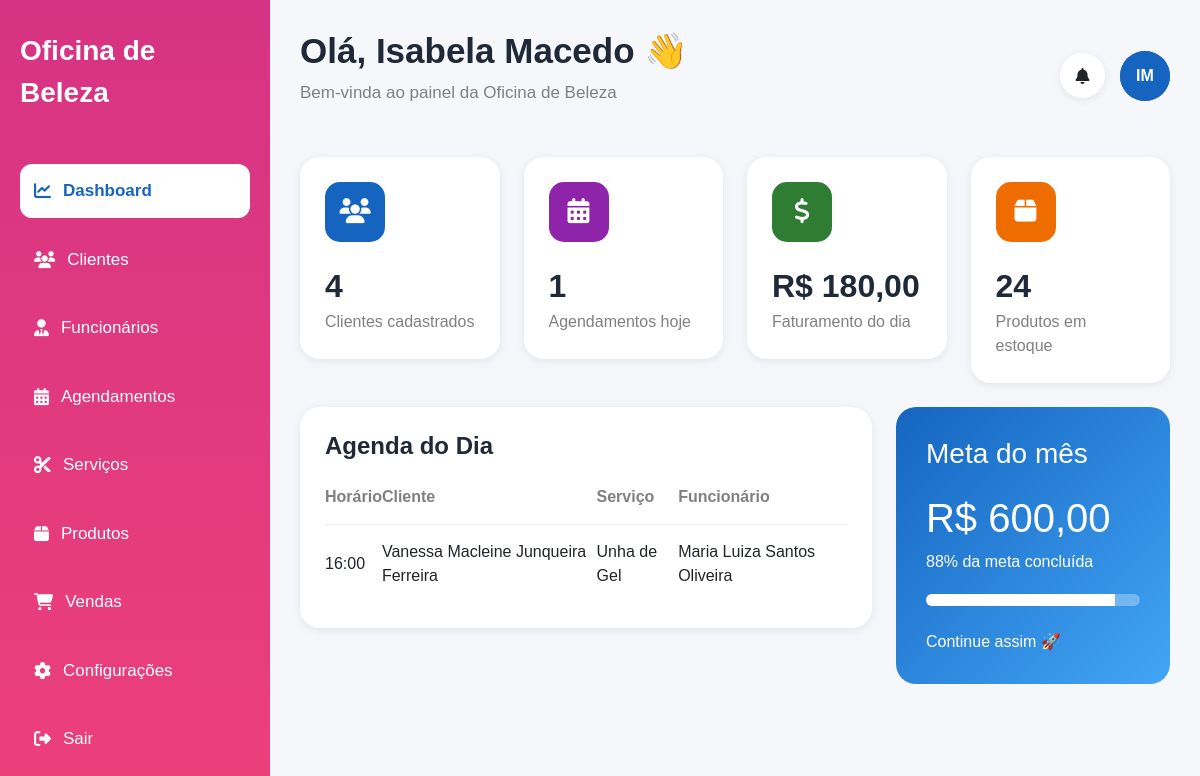
Screenshot of /dashboard.php (signed in) with the database file from the repository.
### tables this page shows
CREATE TABLE IF NOT EXISTS `tb_agendamento` (
  `id` int(11) NOT NULL AUTO_INCREMENT,
  `id_cliente` int(11) NOT NULL,
  `id_funcionario` int(11) NOT NULL,
  `id_servico` int(11) NOT NULL,
  `data` date NOT NULL DEFAULT current_timestamp(),
  `hora` time NOT NULL DEFAULT current_timestamp(),
  `valor` decimal(10,2) NOT NULL,
  `ativo` tinyint(4) NOT NULL DEFAULT 1,
  PRIMARY KEY (`id`),
  KEY `fk_id_cliente` (`id_cliente`),
  KEY `fk_id_funcionario` (`id_funcionario`),
  KEY `fk_id_servico` (`id_servico`),
  CONSTRAINT `fk_id_cliente` FOREIGN KEY (`id_cliente`) REFERENCES `tb_cliente` (`id`) ON DELETE NO ACTION ON UPDATE NO ACTION,
  CONSTRAINT `fk_id_funcionario` FOREIGN KEY (`id_funcionario`) REFERENCES `tb_funcionario` (`id`) ON DELETE NO ACTION ON UPDATE NO ACTION,
  CONSTRAINT `fk_id_servico` FOREIGN KEY (`id_servico`) REFERENCES `tb_servico` (`id`) ON DELETE NO ACTION ON UPDATE NO ACTION
);

CREATE TABLE IF NOT EXISTS `tb_cliente` (
  `id` int(11) NOT NULL AUTO_INCREMENT,
  `nome` varchar(200) NOT NULL,
  `data_nascimento` date NOT NULL,
  `endereco` varchar(150) NOT NULL,
  `email` varchar(200) NOT NULL,
  `telefone` varchar(15) NOT NULL,
  `cidade` varchar(150) NOT NULL,
  `estado` varchar(100) NOT NULL,
  `data_cadastro` datetime NOT NULL DEFAULT current_timestamp(),
  `ativo` tinyint(4) NOT NULL DEFAULT 1,
  PRIMARY KEY (`id`),
  UNIQUE KEY `email` (`email`)
);

CREATE TABLE IF NOT EXISTS `tb_servico` (
  `id` int(11) NOT NULL AUTO_INCREMENT,
  `nome_servico` varchar(200) NOT NULL,
  `descricao` text NOT NULL,
  `preco` decimal(10,2) NOT NULL,
  `duracao` varchar(50) NOT NULL,
  `categoria` enum('Cabelo','Unha','Sobrancelha','Maquiagem') NOT NULL,
  `data_cadastro` datetime NOT NULL DEFAULT current_timestamp(),
  `ativo` tinyint(4) NOT NULL DEFAULT 1,
  PRIMARY KEY (`id`)
);

CREATE TABLE IF NOT EXISTS `tb_funcionario` (
  `id` int(11) NOT NULL AUTO_INCREMENT,
  `nome` varchar(200) NOT NULL,
  `email` varchar(200) NOT NULL,
  `telefone` varchar(15) NOT NULL,
  `senha` varchar(200) NOT NULL,
  `token` varchar(50) NOT NULL,
  `data_cadastro` datetime NOT NULL DEFAULT current_timestamp(),
  `ativo` tinyint(4) NOT NULL DEFAULT 1,
  PRIMARY KEY (`id`),
  UNIQUE KEY `email` (`email`)
);

### consulta-dashboard.php (called while the page is built, shortened)
<?php
require_once 'backend/conexao.php';
$sql = "SELECT COUNT(*) AS total FROM tb_cliente";
$stmt = $conexao->query($sql);
$totalClientes = $stmt->fetch(PDO::FETCH_ASSOC);
$sql = "SELECT COUNT(*) AS total
        FROM tb_agendamento
        WHERE data = CURDATE()";
$stmt = $conexao->query($sql);
$totalAgendamentos = $stmt->fetch(PDO::FETCH_ASSOC);
$sql = "SELECT SUM(estoque_atual) AS total
        FROM tb_produto";
$stmt = $conexao->query($sql);
$totalEstoque = $stmt->fetch(PDO::FETCH_ASSOC);
$sql = "SELECT SUM(valor) AS total
        FROM tb_agendamento
        WHERE data = CURDATE()";
$stmt = $conexao->query($sql);
$faturamentoDia = $stmt->fetch(PDO::FETCH_ASSOC);
$sql = "
SELECT
    a.hora,
    c.nome AS cliente,
    s.nome_servico,
    f.nome AS funcionario
FROM tb_agendamento a
INNER JOIN tb_cliente c
    ON a.id_cliente = c.id
INNER JOIN tb_servico s
    ON a.id_servico = s.id
INNER JOIN tb_funcionario f
    ON a.id_funcionario = f.id
WHERE a.data = CURDATE()
ORDER BY a.hora
";
$stmt = $conexao->prepare($sql);
$stmt->execute();
$agenda = $stmt->fetchAll(PDO::FETCH_ASSOC);
$sql = "SELECT valor
        FROM tb_meta
        ORDER BY id DESC
        LIMIT 1";
$stmt = $conexao->query($sql);
$meta = $stmt->fetch(PDO::FETCH_ASSOC);
$metaMes = $meta['valor'] ?? 0;
$sql = "SELECT SUM(valor) AS total
        FROM tb_agendamento
        WHERE MONTH(data) = MONTH(CURDATE())
        AND YEAR(data) = YEAR(CURDATE())";
$stmt = $conexao->query($sql);
$faturamentoMes = $stmt->fetch(PDO::FETCH_ASSOC);
$totalMes = $faturamentoMes['total'] ?? 0;
if ($metaMes > 0) {
    $percentualMeta = ($totalMes / $metaMes) * 100;
}

### dashboard.php (the view, shortened to what this page needs)
<?php
require_once 'consulta-dashboard.php';
$nomeUsuario = $_SESSION['nome'];
$partes = explode(' ', $nomeUsuario);
$iniciais = strtoupper(substr($partes[0], 0, 1));
if (count($partes) > 1) {
    $iniciais .= strtoupper(substr($partes[1], 0, 1));
}
?>
<!DOCTYPE html>
<html lang="pt-br">
<head>
    <link href="https://cdn.jsdelivr.net/npm/bootstrap@5.3.3/dist/css/bootstrap.min.css" rel="stylesheet">
    <link rel="stylesheet" href="https://cdnjs.cloudflare.com/ajax/libs/font-awesome/6.5.2/css/all.min.css">
</head>
<body>
    <aside class="sidebar">
        <div class="logo">
            Oficina de Beleza
        </div>
        <ul class="menu">
            <li>
                <a href="#" class="ativo">
                    <i class="fa-solid fa-chart-line"></i>
                    Dashboard
                </a>
            </li>
            <li>
                <a href="clientes-lista.php">
                    <i class="fa-solid fa-users"></i>
                    Clientes
                </a>
            </li>
            <li>
                <a href="funcionarios-lista.php">
                    <i class="fa-solid fa-user-tie"></i>
                    Funcionários
                </a>
            </li>
            <li>
                <a href="agendamento-lista.php">
                    <i class="fa-solid fa-calendar-days"></i>
                    Agendamentos
                </a>
            </li>
            <li>
                <a href="servicos-lista.php">
                    <i class="fa-solid fa-scissors"></i>
                    Serviços
                </a>
            </li>
            <li>
                <a href="produtos-lista.php">
                    <i class="fa-solid fa-box"></i>
                    Produtos
                </a>
            </li>
            <li>
                <a href="pedidos.php">
                    <i class="fa-solid fa-cart-shopping"></i>
                    Vendas
                </a>
            </li>
            <li>
                <a href="configuracoes.php">
                    <i class="fa-solid fa-gear"></i>
                    Configurações
                </a>
            </li>
            <li>
                <a href="sair.php">
                    <i class="fa-solid fa-right-from-bracket"></i>
                    Sair
                </a>
            </li>
        </ul>
    </aside>
    <main class="conteudo">
        <div class="topo">
            <div class="titulo-dashboard">
                <h1>Olá, <?= $nomeUsuario ?> 👋</h1>
                <p>
                    Bem-vinda ao painel da Oficina de Beleza
                </p>
            </div>
            <div class="perfil">
                <div class="icone-topo">
                    <i class="fa-solid fa-bell"></i>
                </div>
                <div class="avatar">
                    <div class="avatar">
                        <?= $iniciais ?>
                    </div>
                </div>
            </div>
        </div>
        <div class="row g-4 mb-4">
            <div class="col-md-6 col-xl-3">
                <div class="card-dashboard bg-white">
                    <div class="icone-card bg-clientes">
                        <i class="fa-solid fa-users"></i>
                    </div>
                    <div class="numero-card">
                        <?= $totalClientes['total'] ?>
                    </div>
                    <div class="texto-card">
                        Clientes cadastrados
                    </div>
                </div>
            </div>
            <div class="col-md-6 col-xl-3">
                <div class="card-dashboard bg-white">
                    <div class="icone-card bg-agenda">
                        <i class="fa-solid fa-calendar-days"></i>
                    </div>
                    <div class="numero-card">
                        <?= $totalAgendamentos['total'] ?>
                    </div>
                    <div class="texto-card">
                        Agendamentos hoje
                    </div>
                </div>
            </div>
            <div class="col-md-6 col-xl-3">
                <div class="card-dashboard bg-white">
                    <div class="icone-card bg-vendas">
                        <i class="fa-solid fa-dollar-sign"></i>
                    </div>
                    <div class="numero-card">
                        R$ <?= number_format($faturamentoDia['total'], 2, ',', '.') ?>
                    </div>
                    <div class="texto-card">
                        Faturamento do dia
                    </div>
                </div>
            </div>
            <div class="col-md-6 col-xl-3">
                <div class="card-dashboard bg-white">
                    <div class="icone-card bg-produtos">
                        <i class="fa-solid fa-box"></i>
                    </div>
                    <div class="numero-card">
                        <?= number_format($totalEstoque['total'], 0, ',', '.') ?>
                    </div>
                    <div class="texto-card">
                        Produtos em estoque
                    </div>
                </div>
            </div>
        </div>
        <div class="row g-4">
            <div class="col-lg-8">
                <div class="card-tabela">
                    <h3 class="titulo-secao">
                        Agenda do Dia
                    </h3>
                    <table>
                        <thead>
                            <tr>
                                <th>Horário</th>
                                <th>Cliente</th>
                                <th>Serviço</th>
                                <th>Funcionário</th>
                            </tr>
                        </thead>
                        <tbody>
                            <?php if (!empty($agenda)): ?>
                                <?php foreach ($agenda as $item): ?>
                                    <tr>
                                        <td><?= date('H:i', strtotime($item['hora'])) ?></td>
                                        <td><?= $item['cliente'] ?></td>
                                        <td><?= $item['nome_servico'] ?></td>
                                        <td><?= $item['funcionario'] ?></td>
                                    </tr>
                                <?php endforeach; ?>
                            <?php endif; ?>
                        </tbody>
                    </table>
                </div>
            </div>
            <div class="col-lg-4">
                <div class="meta">
                    <h3>
                        Meta do mês
                    </h3>
                    <h1 class="mt-4">
                        R$ <?= number_format($metaMes, 2, ',', '.') ?>
                    </h1>
                    <p>
                        <?= round($percentualMeta) ?>% da meta concluída
                    </p>
                    <div class="barra">
                        <div
                            class="progresso"
                            style="width: <?= $percentualMeta ?>%;">
                        </div>
                    </div>
                    <div class="mt-4">
                        Continue assim 🚀
                    </div>
                </div>
            </div>
        </div>
    </main>
</body>
</html>

### dashboard.php (style rules this page uses)
* { margin: 0; padding: 0; box-sizing: border-box; }
body { background-color: #f5f7fb; font-family: Arial, Helvetica, sans-serif; }
.sidebar { width: 270px; height: 100vh; background: linear-gradient(180deg, #d63384, #ec407a); position: fixed; left: 0; top: 0; padding: 30px 20px; }
.logo { color: white; font-size: 28px; font-weight: bold; margin-bottom: 50px; }
.menu { list-style: none; padding: 0; }
.menu li { margin-bottom: 15px; }
.menu a { text-decoration: none; color: white; display: flex; align-items: center; gap: 12px; padding: 14px; border-radius: 12px; transition: 0.3s; font-size: 17px; }
.menu .ativo { background-color: white; color: #1565c0; font-weight: bold; }
.conteudo { margin-left: 270px; padding: 30px; }
.topo { display: flex; justify-content: space-between; align-items: center; margin-bottom: 35px; }
.titulo-dashboard h1 { font-size: 35px; color: #1f2937; font-weight: bold; }
.titulo-dashboard p { color: gray; font-size: 17px; }
.perfil { display: flex; align-items: center; gap: 15px; }
.icone-topo { width: 45px; height: 45px; background-color: white; border-radius: 50%; display: flex; align-items: center; justify-content: center; box-shadow: 0 2px 8px rgba(0, 0, 0, 0.08); cursor: pointer; }
.avatar { width: 50px; height: 50px; border-radius: 50%; background-color: #1565c0; color: white; display: flex; align-items: center; justify-content: center; font-weight: bold; }
.card-dashboard { border: none; border-radius: 20px; padding: 25px; box-shadow: 0 2px 10px rgba(0, 0, 0, 0.08); transition: 0.3s; }
.icone-card { width: 60px; height: 60px; border-radius: 15px; display: flex; align-items: center; justify-content: center; font-size: 25px; color: white; margin-bottom: 20px; }
.bg-clientes { background-color: #1565c0; }
.bg-agenda { background-color: #8e24aa; }
.bg-vendas { background-color: #2e7d32; }
.bg-produtos { background-color: #ef6c00; }
.numero-card { font-size: 32px; font-weight: bold; color: #1f2937; }
.texto-card { color: gray; font-size: 16px; }
.card-tabela { background-color: white; border-radius: 20px; padding: 25px; box-shadow: 0 2px 10px rgba(0, 0, 0, 0.08); }
.titulo-secao { font-size: 24px; font-weight: bold; margin-bottom: 25px; color: #1f2937; }
table { width: 100%; }
th { color: gray; font-weight: 600; padding-bottom: 15px; }
td { padding: 15px 0; border-top: 1px solid #eee; }
.meta { background: linear-gradient(135deg, #1565c0, #42a5f5); color: white; border-radius: 20px; padding: 30px; }
.barra { width: 100%; height: 12px; background-color: rgba(255, 255, 255, 0.3); border-radius: 10px; overflow: hidden; margin-top: 20px; }
.progresso { width: 76%; height: 100%; background-color: white; }

### rows the page displays
tb_agendamento: hora "16:00", id_cliente.nome "Vanessa Macleine Junqueira Ferreira", id_servico.nome_servico "Unha de Gel", id_funcionario.nome "Maria Luiza Santos Oliveira"

### other values shown
$nomeUsuario "Isabela Macedo"
$iniciais "IM"
$totalClientes['total'] "4"
$totalAgendamentos['total'] "1"
$faturamentoDia['total'] "180,00"
$totalEstoque['total'] "24"
$metaMes "600,00"
$percentualMeta "88"
